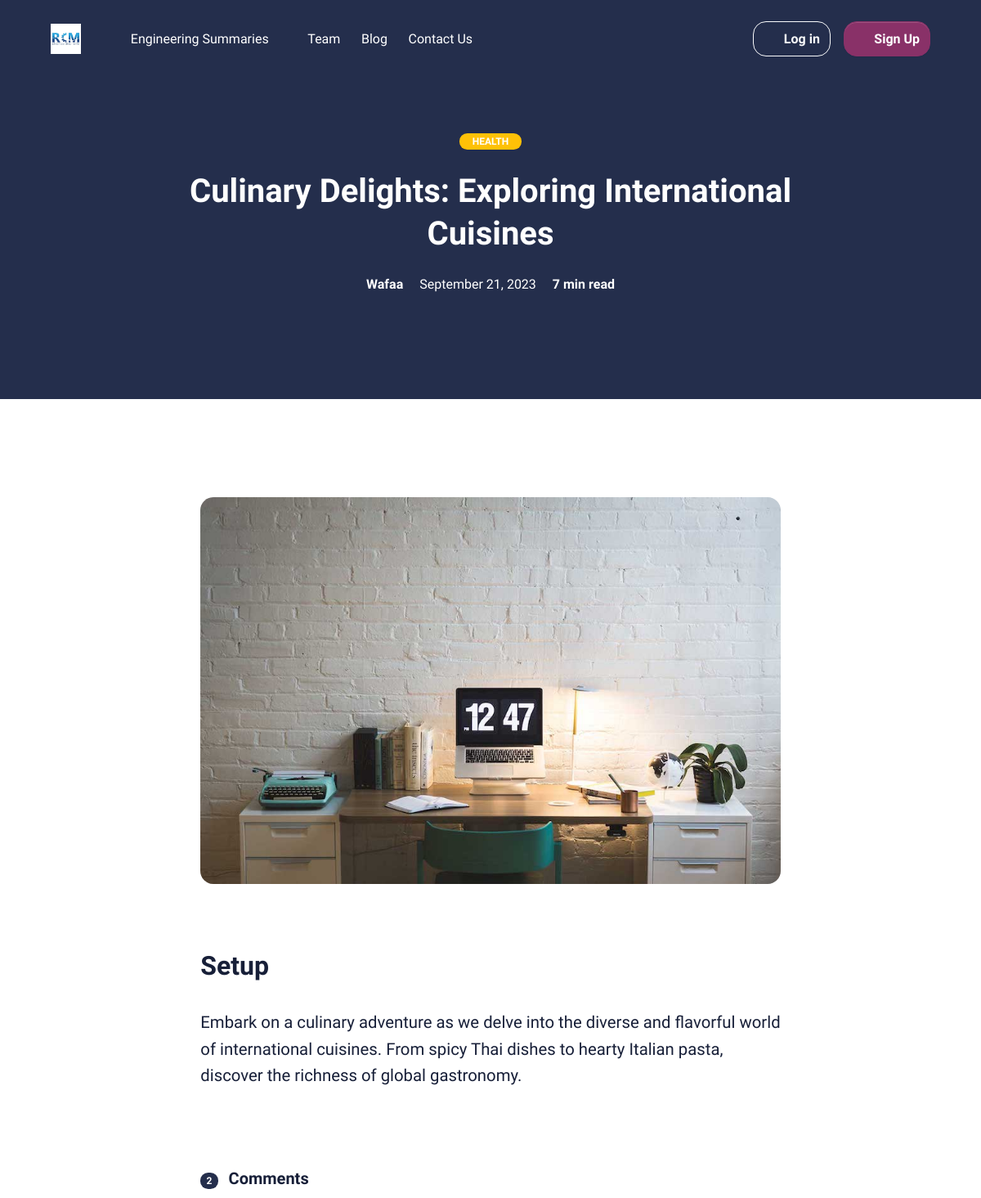
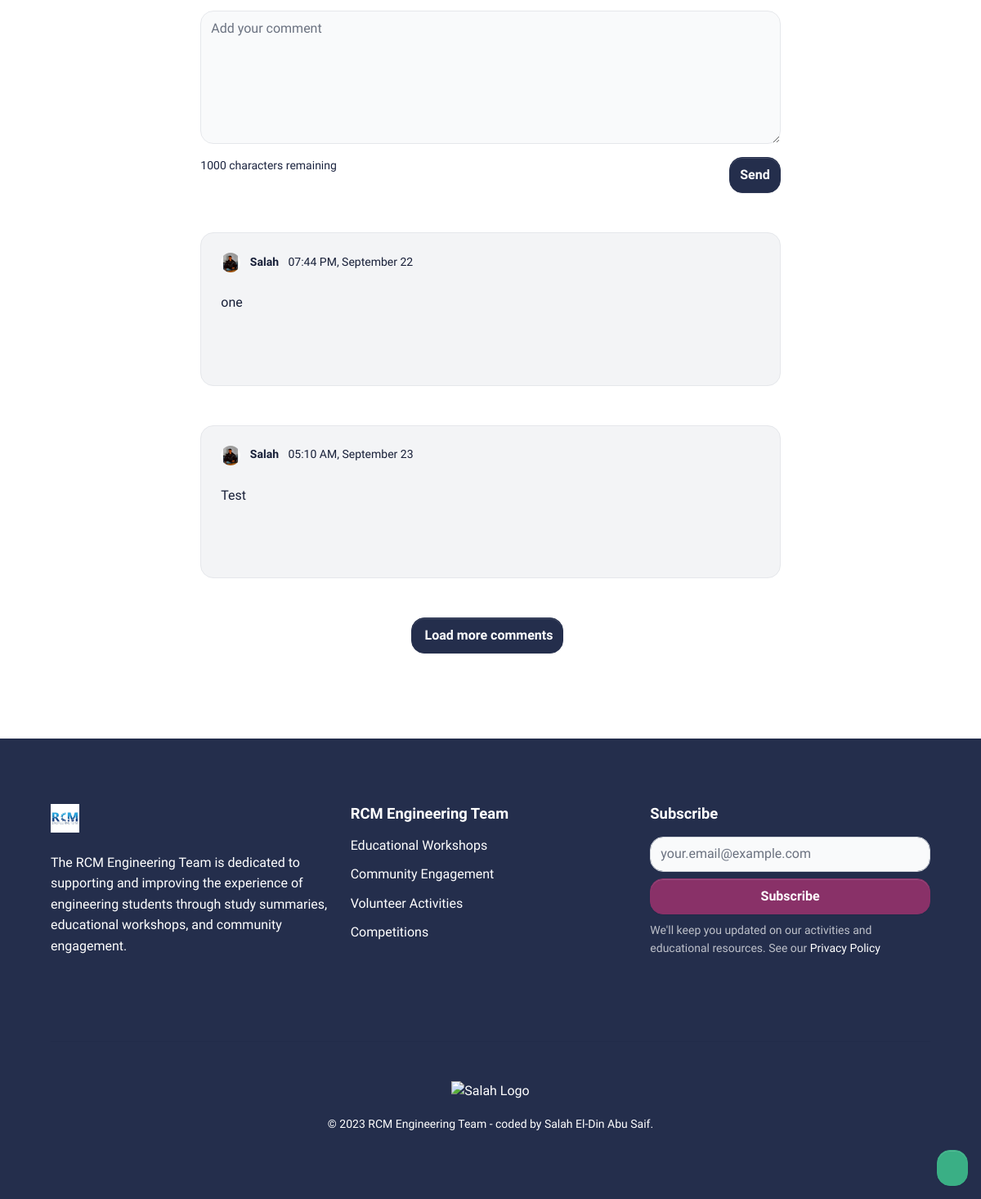
Screenshot of /blog/post/7/ with the database file from the repository (2 pictures, top to bottom).
### blog/models.py (models this page shows, shortened)
class Post(models.Model):
    author = models.ForeignKey(User, on_delete=models.CASCADE)
    title = models.CharField(max_length=200)
    category = models.ForeignKey(Category, on_delete=models.CASCADE)
    content = models.TextField()
    bio = models.TextField(blank=True , max_length=300 )
    image = models.ImageField(upload_to = 'BackgroundPost/')
    publish_date = models.DateTimeField(blank=True, null=True)
    created_at = models.DateTimeField(auto_now_add=True)
    updated_at = models.DateTimeField(auto_now=True)

class Category(models.Model):
    name = models.CharField(max_length=100)

class Comment(models.Model):
    comment_id = models.AutoField(primary_key=True)
    user_id = models.ForeignKey(User, on_delete=models.CASCADE)
    post_id = models.ForeignKey(Post, on_delete=models.CASCADE)
    body = models.TextField()
    created_at = models.DateTimeField(auto_now_add=True)
    updated_at = models.DateTimeField(auto_now=True)

### authentication/models.py (models this page shows, shortened)
class Profile(models.Model):
    GENDER_MALE = 1
    GENDER_FEMALE = 2
    GENDER_CHOICES = [
        (GENDER_MALE, _("Male")),
        (GENDER_FEMALE, _("Female")),
    ]
    user = models.OneToOneField(User, related_name="profile", on_delete=models.CASCADE)
    avatar = models.ImageField(upload_to="customers/profiles/avatars/", null=True, blank=True)
    birthday = models.DateField(null=True, blank=True)
    gender = models.PositiveSmallIntegerField(choices=GENDER_CHOICES, null=True, blank=True)
    phone = models.CharField(max_length=32, null=True, blank=True)
    address = models.CharField(max_length=255, null=True, blank=True)
    university_name = models.CharField(max_length=255, null=True, blank=True)
    university_major_name = models.CharField(max_length=255, null=True, blank=True)
    bio = models.TextField(max_length=5000, null=True)
    created_at = models.DateTimeField(auto_now_add=True)
    updated_at = models.DateTimeField(auto_now=True)
    class Meta:
        verbose_name = _('Profile')
        verbose_name_plural = _('Profiles')

### blog/views.py (the view)
# urls.py: path('post/<int:post_id>/', views.post_detail, name='post_detail'),
def post_detail(request, post_id):
    post = get_object_or_404(Post, pk=post_id)
    comments = Comment.objects.filter(post_id=post_id)
    if request.method == 'POST':
        comment_form = CommentForm(request.POST)
        if comment_form.is_valid():
            new_comment = comment_form.save(commit=False)
            new_comment.user_id = request.user
            new_comment.post_id = post
            new_comment.save()
            return redirect('post_detail', post_id=post_id)
    else:
        comment_form = CommentForm()
    context = {'post': post, 'comments': comments, 'comment_form': comment_form}
    return render(request, 'blog/post_detail.html', context)

### blog/forms.py
class CommentForm(forms.ModelForm):
    class Meta:
        model = Comment
        fields = ['body']

### templates/blog/post_detail.html (shortened to what this page needs)
{% extends "base.html" %}
{% load static %}
{% block content %}
    {% include 'includes/header.html' %}
    <main>
        <section class="section-header pb-5 pb-sm-7 bg-primary text-white">
            <div class="container">
                <div class="row justify-content-center">
                    <div class="col-12 col-lg-10 text-center">
                        <div class="mb-4">
                            <a href="" class="badge bg-warning text-uppercase px-3">
                                {{ post.category.name }}
                            </a>
                        </div>
                        <h1 class="display-3 mb-4 px-lg-5">
                            {{ post.title }}
                        </h1>
                        <div class="post-meta">
                            <span class="fw-bold me-3">
                                {{ post.author.username }}
                            </span>
                            <span class="post-date me-3">
                                {{ post.publish_date|date:"F d, Y" }}
                            </span>
                            <span class="fw-bold">
                                7 min read
                            </span>
                        </div>
                    </div>
                </div>
            </div>
        </section>
        <div class="section section-sm bg-white pt-5 pt-lg-6 text-black">
            <article class="container">
                <div class="row justify-content-center">
                    <div class="col-12 col-lg-8">
                        <p>
                            <img class="rounded" src="{{ post.image.url }}" alt="{{ post.title }}" />
                        </p>
                        <h2>Setup</h2>
                        <p>
                            {{ post.content }}
                        </p>
                    </div>
                </div>
            </article>
        </div>
        <div class="section section-md bg-white text-black pt-0 line-bottom-light">
            <div class="container">
                <div class="row justify-content-center">
                    <div class="col-12 col-lg-8">
                        <div>
                            <label class="h5 mb-4" for="exampleFormControlTextarea1">
                                <span class="badge badge-md bg-primary text-uppercase me-2">{{ post.comment_set.count }}</span> Comments
                            </label>
                            <form method="POST" action="{% url 'add_comment' post.id %}" class="mb-4">
                                <textarea class="form-control border border-gray-300-gray" name="body" placeholder="Add your comment" rows="6" maxlength="1000"></textarea>
                                <div class="d-flex justify-content-between mt-3">
                                    <small class="fw-light text-dark">
                                        <span id="charactersRemaining">1000 </span> characters remaining
                                    </small>
                                    <button type="submit" class="btn btn-primary animate-up-2">
                                        Send
                                    </button>
                                </div>
                            </form>
                            {% if comments %}
                                {% for comment in comments %}
                                    <div class="mt-5">
                                        <div class="card bg-gray-200 border-gray-300 rounded p-4 mb-4">
                                            <div class="d-flex justify-content-between mb-4">
                                                <span class="font-small">
                                                    <a href="{% url "profile" comment.user_id.id %}">
                                                        <img class="avatar-sm img-fluid rounded-circle me-2" src="{{ comment.user_id.profile.avatar.url }}" alt="avatar">
                                                        <span class="fw-bold">
                                                            {{ comment.user_id.username }}
                                                        </span>
                                                    </a>
                                                    <span class="ms-2">
                                                        {{ comment.created_at|date:"h:i A, F d" }}
                                                    </span>
                                                </span>
                                            </div>
                                            <p class="m-0">
                                                {{ comment.body }}
                                            </p>
                                            <div class="mt-4 mb-3 d-flex justify-content-between">
                                                <div>
                                                    <span class="far fa-thumbs-up text-action text-success me-3" data-original-title="Like comment" data-bs-original-title="Like comment" aria-label="Like comment"></span>
                                                    <span class="far fa-thumbs-down text-action text-danger me-3" data-original-title="Dislike comment" data-bs-original-title="Dislike comment" aria-label="Dislike comment"></span>
                                                </div>
                                            </div>
                                        </div>
                                    </div>
                                {% endfor %}
                            {% else %}
                                <p>No comments yet.</p>
                            {% endif %}
                            <div class="mt-5 text-center">
                                <button class="btn btn-primary btn-loading-overlay me-2 mb-2">
                                    <span class="ms-1 btn-inner-text">
                                        Load more comments
                                    </span>
                                </button>
                            </div>
                        </div>
                    </div>
                </div>
            </div>
        </div>
    </main>
{% endblock %}

### rows the page displays
Post: category.name "HEALTH", title "Culinary Delights: Exploring International Cuisines", author.username "Wafaa", publish_date "September 21, 2023", image (picture), content "Embark on a culinary adventure as we delve into the diverse and flavorful world of international cuisines. From spicy Thai dishes to hearty Italian pasta, discover the richness of global gastronomy.", comment_set.count "2"
Comment: user_id.profile.avatar (picture), user_id.username "Salah", created_at "07:44 PM, September 22", body "one"
Comment: user_id.profile.avatar (picture), user_id.username "Salah", created_at "05:10 AM, September 23", body "Test"
